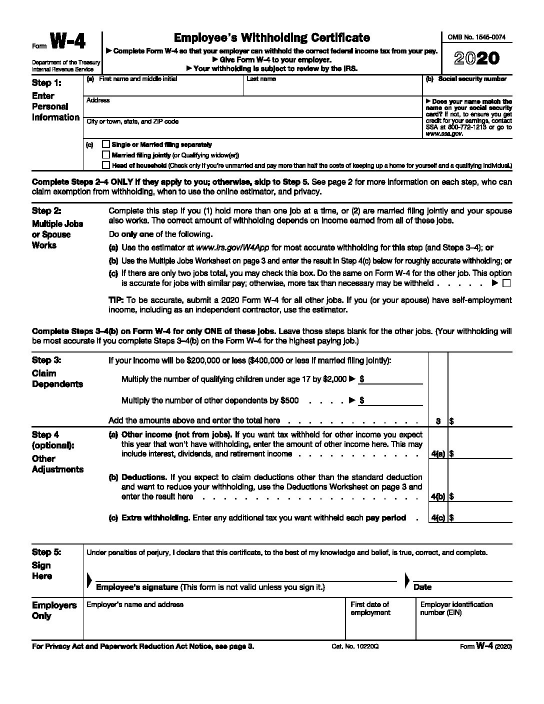
#> input picture image alignment and registration opencv/2020_form.jpg, 1088 x 1408 px (shown at 1/2 size)
$ python align_document.py --image 2020_form.jpg --template template_2020_overlay_high_res.jpg
#> lines starting #> are read from the running program, lines starting #| are printed output that depends on the picture
#> further down, image is the input picture: shape (1408, 1088, 3); min 0, max 255, mean 225.6
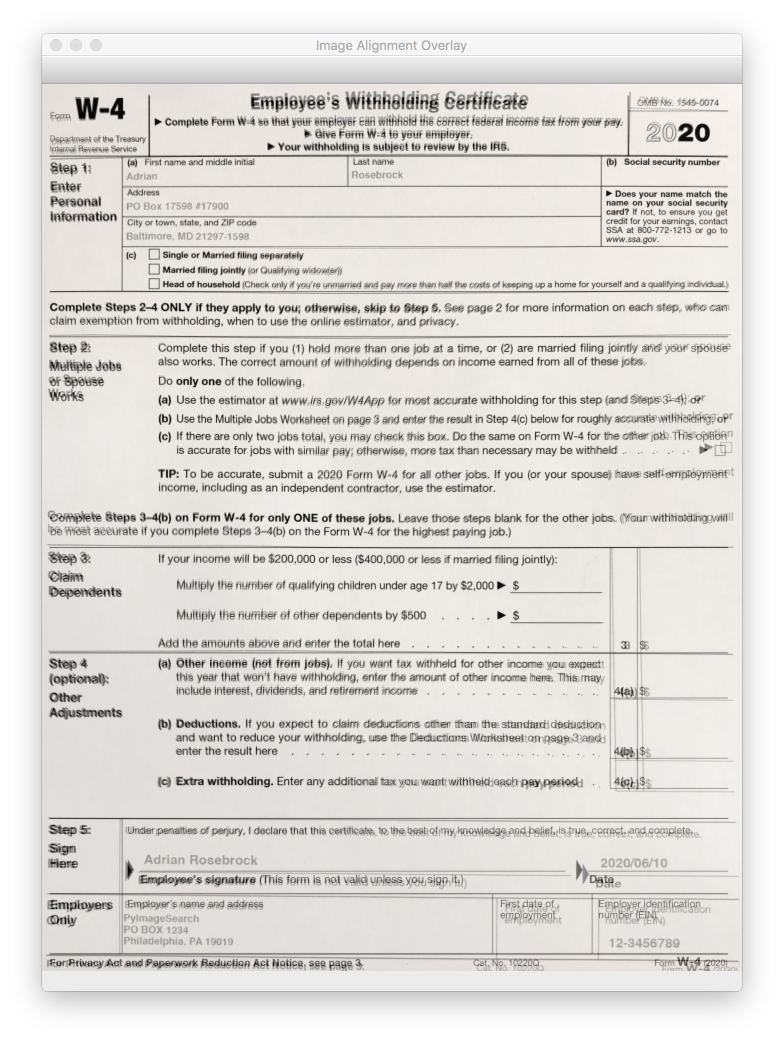
#> input picture image alignment and registration opencv/template_2020_overlay_high_res.jpg, 1568 x 2082 px (shown at 1/2 size)
#> further down, template is the input picture: shape (2082, 1568, 3); mean B, G, R 216.3, 219.4, 222
### image alignment and registration opencv/pyimagesearch/alignment/align_images.py
# import the necessary packages
import numpy as np
import imutils
import cv2
def align_images(image, template, maxFeatures=500, keepPercent=0.2,
	debug=False):
	# convert both the input image and template to grayscale
#> called with maxFeatures = 500, keepPercent = 0.2, debug = True
	imageGray = cv2.cvtColor(image, cv2.COLOR_BGR2GRAY)
	templateGray = cv2.cvtColor(template, cv2.COLOR_BGR2GRAY)


	# use ORB to detect keypoints and extract (binary) local
	# invariant features
	orb = cv2.ORB_create(maxFeatures)
	(kpsA, descsA) = orb.detectAndCompute(imageGray, None)
#> kpsA = 500 keypoints; strongest (x, y, size): (507, 1175, 31), (484, 758, 31), (497, 870, 31), (855, 1105, 31)
	(kpsB, descsB) = orb.detectAndCompute(templateGray, None)
#> kpsB = 500 keypoints; strongest (x, y, size): (1380, 254, 92.6), (997, 1230, 92.6), (1403, 271, 77.1), (1217, 386, 64.3)
	# match the features
	method = cv2.DESCRIPTOR_MATCHER_BRUTEFORCE_HAMMING
	matcher = cv2.DescriptorMatcher_create(method)
	matches = matcher.match(descsA, descsB, None)
#> matches = 500 matches

    # sort the matches by their distance (the smaller the distance,
	# the "more similar" the features are)
	matches = sorted(matches, key=lambda x:x.distance)
	# keep only the top matches
	keep = int(len(matches) * keepPercent)
#> keep = 100
	matches = matches[:keep]
#> matches = 100 matches
	# check to see if we should visualize the matched keypoints
	if debug:
		matchedVis = cv2.drawMatches(image, kpsA, template, kpsB,
			matches, None)
		matchedVis = imutils.resize(matchedVis, width=1000)
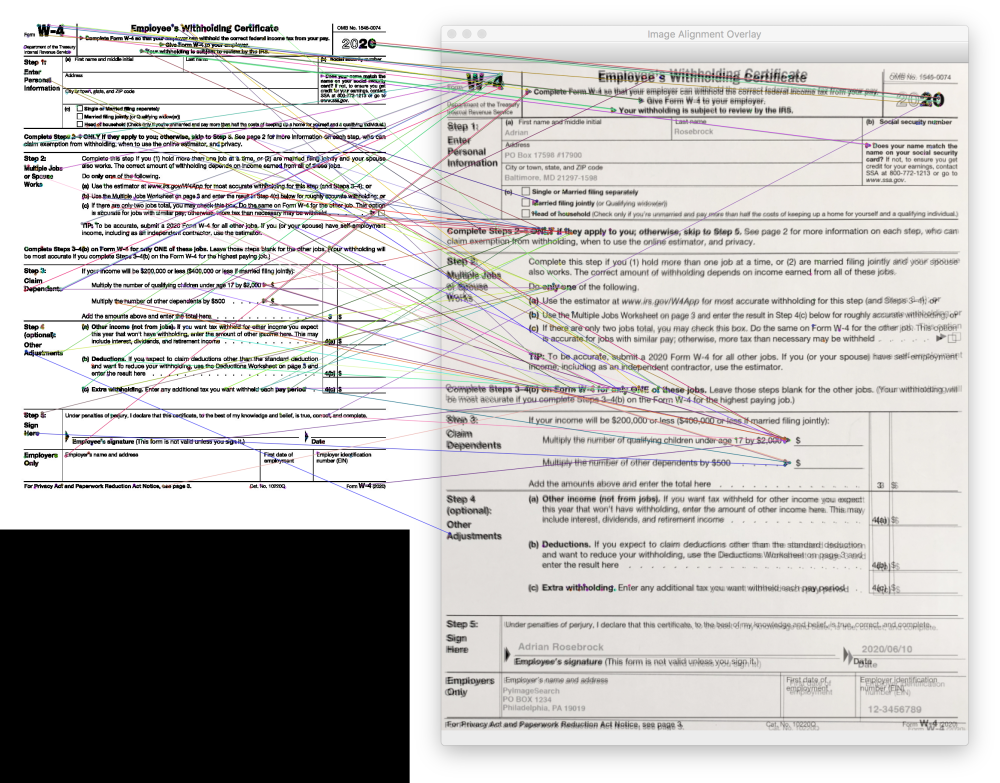
#> matchedVis: shape (783, 1000, 3); mean B, G, R 187.9, 189.5, 191.5
		cv2.imshow("Matched Keypoints", matchedVis)
		cv2.waitKey(0)

    # allocate memory for the keypoints (x, y)-coordinates from the
	# top matches -- we'll use these coordinates to compute our
	# homography matrix
	ptsA = np.zeros((len(matches), 2), dtype="float")
#> ptsA = 100 pairs, first value 0 to 0, second value 0 to 0
	ptsB = np.zeros((len(matches), 2), dtype="float")
#> ptsB = 100 pairs, first value 0 to 0, second value 0 to 0
	# loop over the top matches
	for (i, m) in enumerate(matches):
		# indicate that the two keypoints in the respective images
		# map to each other
		ptsA[i] = kpsA[m.queryIdx].pt
		ptsB[i] = kpsB[m.trainIdx].pt
#> this loop made 100 passes
#> after the loop, ptsA = 100 pairs, first value 64 to 988.4, second value 66.24 to 1292.5; ptsB = 100 pairs, first value 105.8 to 1404.6, second value 196.6 to 1418.3

	# compute the homography matrix between the two sets of matched
	# points
	(H, mask) = cv2.findHomography(ptsA, ptsB, method=cv2.RANSAC)
#> H = [[1.4, -0.0504, 13.38], [0.00203, 1.34, 106.8], [-1.69e-06, -5.2e-05, 1]]; mask = 100 values, max 1 at index 2, min 0 at index 0, mean 0.19
	# use the homography matrix to align the images
	(h, w) = template.shape[:2]
#> h = 2082; w = 1568
	aligned = cv2.warpPerspective(image, H, (w, h))
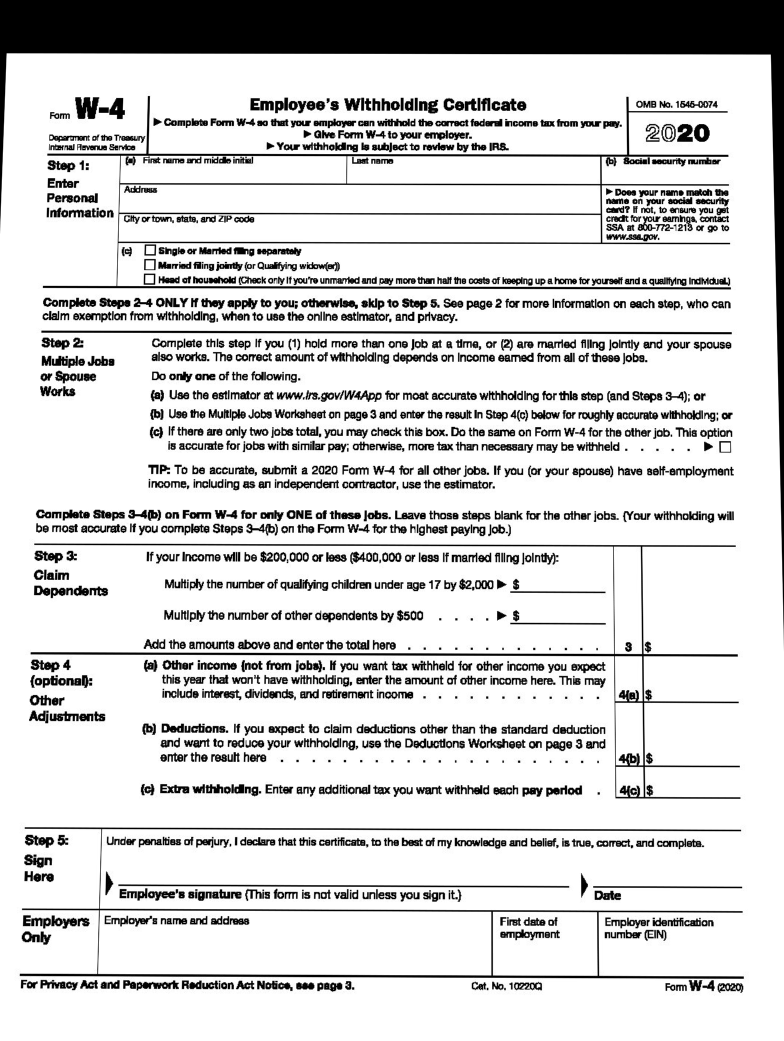
#> aligned: shape (2082, 1568, 3) (shown at 1/2 size); min 0, max 255, mean 211.6
	# return the aligned image
	return aligned

### image alignment and registration opencv/align_document.py
# import the necessary packages
from pyimagesearch.alignment.align_images import align_images
import numpy as np
import argparse
import imutils
import cv2
# construct the argument parser and parse the arguments
ap = argparse.ArgumentParser()
ap.add_argument("-i", "--image", required=True,
	help="path to input image that we'll align to template")
ap.add_argument("-t", "--template", required=True,
	help="path to input template image")
args = vars(ap.parse_args())

# load the input image and template from disk
print("[INFO] loading images...")
image = cv2.imread(args["image"])
template = cv2.imread(args["template"])
# align the images
print("[INFO] aligning images...")
aligned = align_images(image, template, debug=True)

# resize both the aligned and template images so we can easily
# visualize them on our screen
aligned = imutils.resize(aligned, width=700)
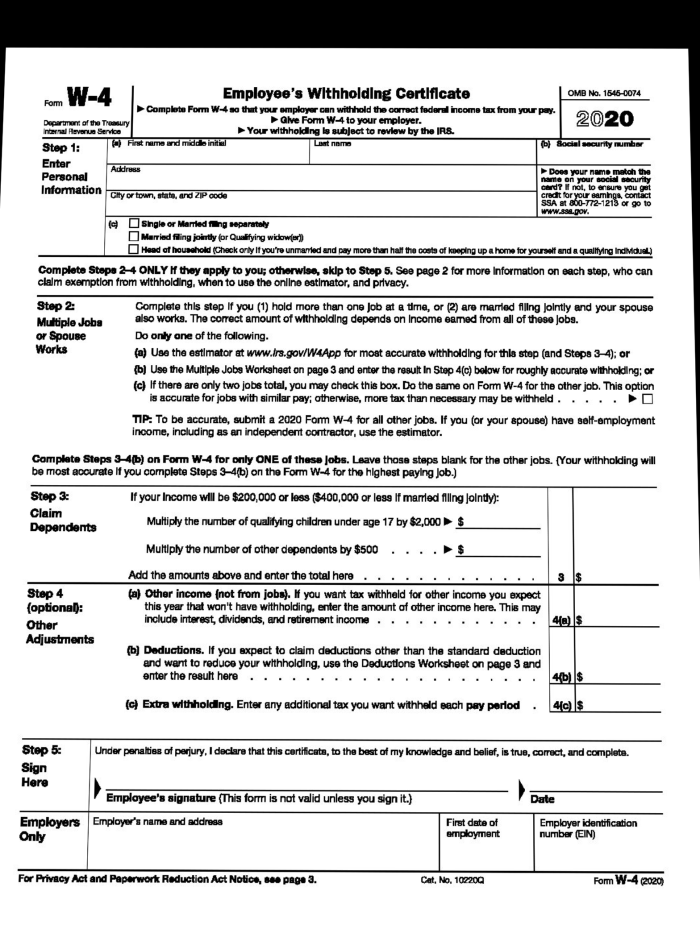
#> aligned: shape (929, 700, 3); min 0, max 255, mean 211.6
template = imutils.resize(template, width=700)
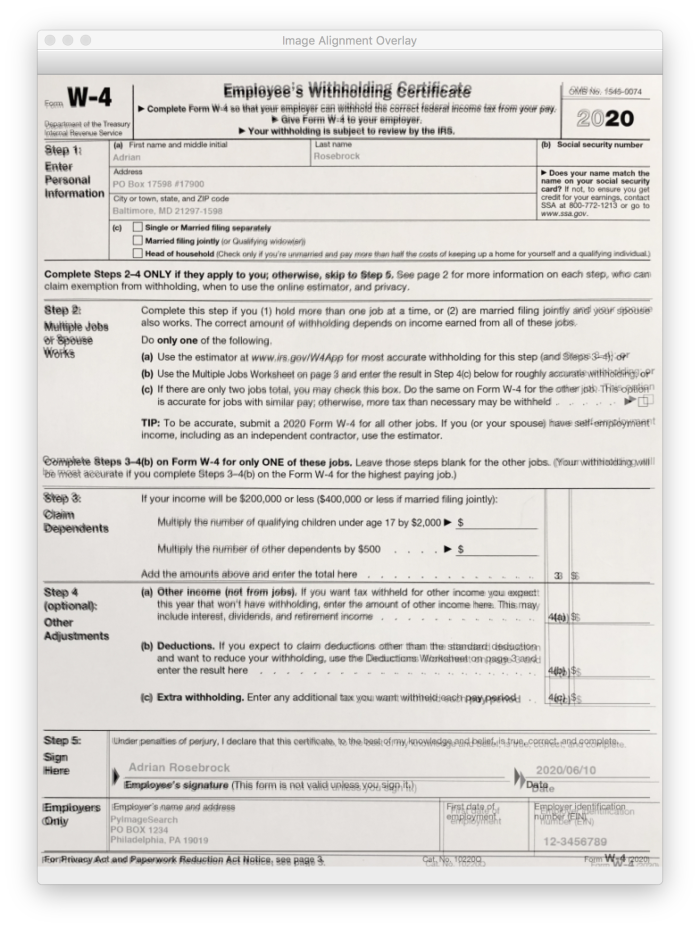
#> template: shape (929, 700, 3); mean B, G, R 216.3, 219.4, 222
# our first output visualization of the image alignment will be a
# side-by-side comparison of the output aligned image and the
# template
stacked = np.hstack([aligned, template])
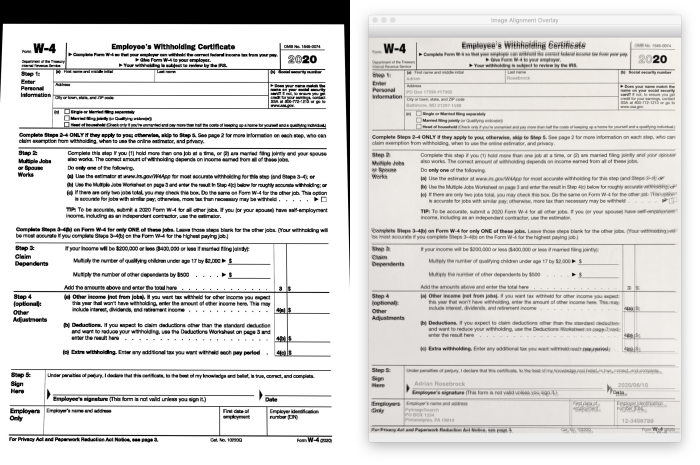
#> stacked: shape (929, 1400, 3) (shown at 1/2 size); mean B, G, R 213.9, 215.5, 216.8

# our second image alignment visualization will be *overlaying* the
# aligned image on the template, that way we can obtain an idea of
# how good our image alignment is
overlay = template.copy()
output = aligned.copy()
cv2.addWeighted(overlay, 0.5, output, 0.5, 0, output)
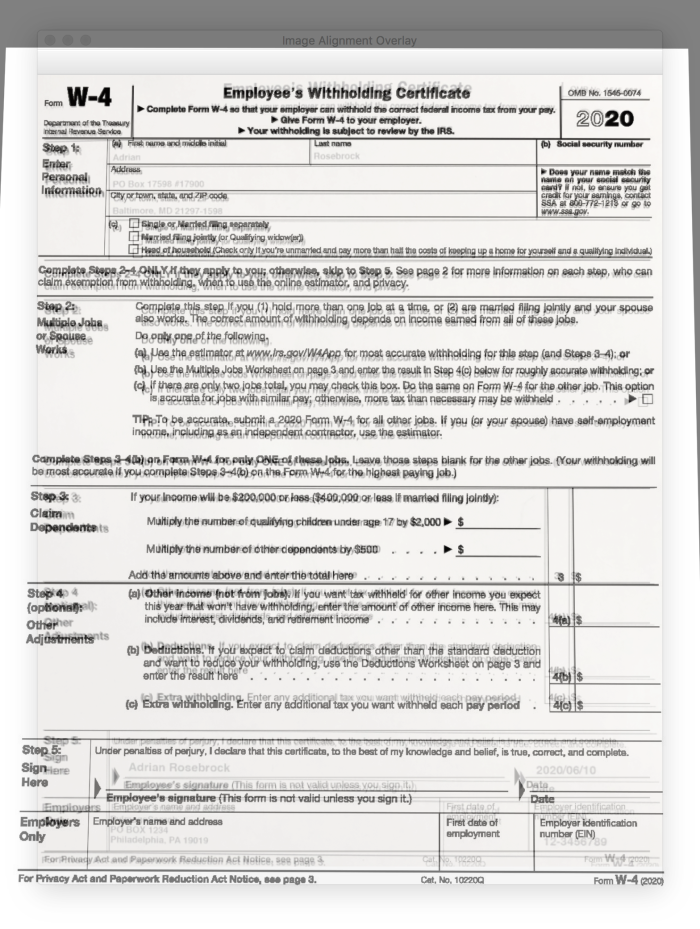
#> output: shape (929, 700, 3); mean B, G, R 213.9, 215.5, 216.8
# show the two output image alignment visualizations
cv2.imshow("Image Alignment Stacked", stacked)
cv2.imshow("Image Alignment Overlay", output)
cv2.waitKey(0)
